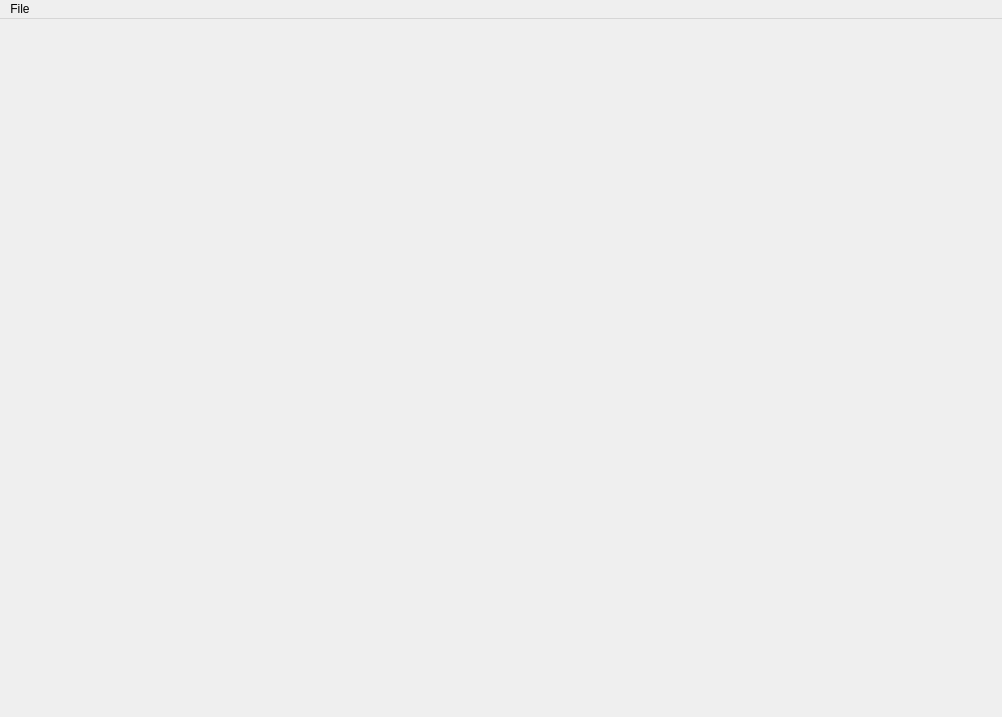
<?xml version="1.0" encoding="UTF-8"?>
<ui version="4.0">
 <class>MainWindow</class>
 <widget class="QMainWindow" name="MainWindow">
  <property name="geometry">
   <rect>
    <x>0</x>
    <y>0</y>
    <width>1002</width>
    <height>717</height>
   </rect>
  </property>
  <property name="windowTitle">
   <string>MainWindow</string>
  </property>
  <widget class="QWidget" name="centralwidget">
   <layout class="QVBoxLayout" name="verticalLayout">
    <item>
     <layout class="QVBoxLayout" name="widgetWindow"/>
    </item>
   </layout>
  </widget>
  <widget class="QMenuBar" name="menuBar">
   <property name="geometry">
    <rect>
     <x>0</x>
     <y>0</y>
     <width>1002</width>
     <height>21</height>
    </rect>
   </property>
   <widget class="QMenu" name="menuFile">
    <property name="title">
     <string>File</string>
    </property>
    <addaction name="actionReset"/>
    <addaction name="actionExit"/>
   </widget>
   <addaction name="menuFile"/>
  </widget>
  <action name="actionReset">
   <property name="text">
    <string>Reset</string>
   </property>
  </action>
  <action name="actionExit">
   <property name="text">
    <string>Exit</string>
   </property>
  </action>
 </widget>
 <resources/>
 <connections/>
</ui>
